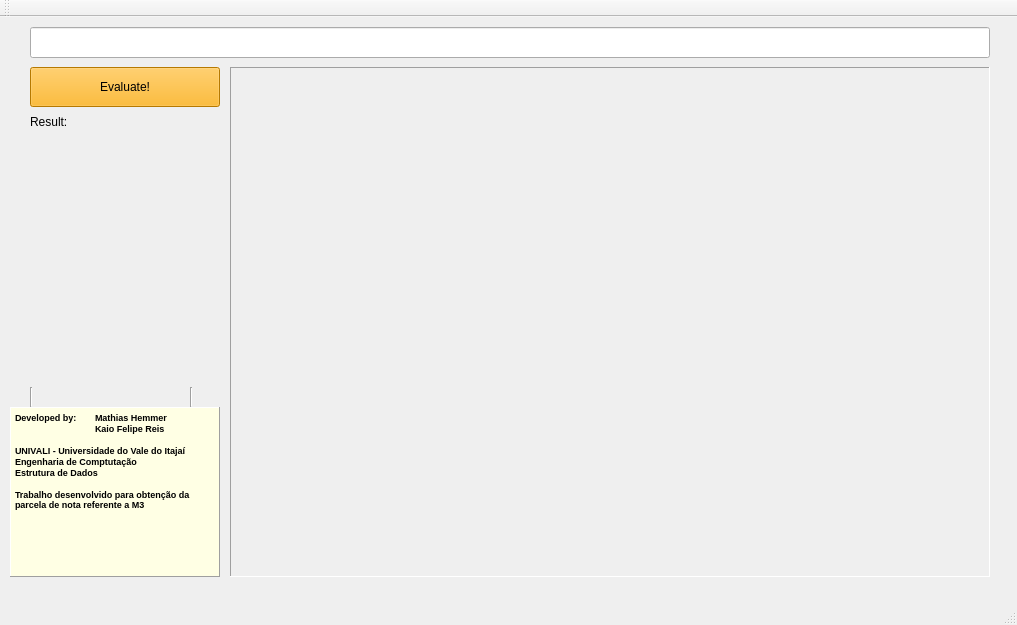
<?xml version="1.0" encoding="UTF-8"?>
<ui version="4.0">
 <class>MainWindow</class>
 <widget class="QMainWindow" name="MainWindow">
  <property name="geometry">
   <rect>
    <x>0</x>
    <y>0</y>
    <width>1017</width>
    <height>625</height>
   </rect>
  </property>
  <property name="windowTitle">
   <string>MainWindow</string>
  </property>
  <widget class="QWidget" name="centralWidget">
   <widget class="QLineEdit" name="Expression">
    <property name="geometry">
     <rect>
      <x>30</x>
      <y>10</y>
      <width>960</width>
      <height>31</height>
     </rect>
    </property>
   </widget>
   <widget class="QLabel" name="label">
    <property name="geometry">
     <rect>
      <x>30</x>
      <y>90</y>
      <width>190</width>
      <height>30</height>
     </rect>
    </property>
    <property name="text">
     <string>Result:</string>
    </property>
   </widget>
   <widget class="QFrame" name="drawFrame">
    <property name="geometry">
     <rect>
      <x>230</x>
      <y>50</y>
      <width>760</width>
      <height>510</height>
     </rect>
    </property>
    <property name="frameShape">
     <enum>QFrame::Panel</enum>
    </property>
    <property name="frameShadow">
     <enum>QFrame::Sunken</enum>
    </property>
   </widget>
   <widget class="QPushButton" name="Evaluate">
    <property name="geometry">
     <rect>
      <x>30</x>
      <y>50</y>
      <width>190</width>
      <height>40</height>
     </rect>
    </property>
    <property name="styleSheet">
     <string notr="true">background-color: rgb(255, 170, 0);</string>
    </property>
    <property name="text">
     <string>Evaluate!</string>
    </property>
   </widget>
   <widget class="QPlainTextEdit" name="plainTextEdit">
    <property name="geometry">
     <rect>
      <x>10</x>
      <y>390</y>
      <width>210</width>
      <height>170</height>
     </rect>
    </property>
    <property name="palette">
     <palette>
      <active>
       <colorrole role="Base">
        <brush brushstyle="SolidPattern">
         <color alpha="255">
          <red>255</red>
          <green>255</green>
          <blue>228</blue>
         </color>
        </brush>
       </colorrole>
      </active>
      <inactive>
       <colorrole role="Base">
        <brush brushstyle="SolidPattern">
         <color alpha="255">
          <red>255</red>
          <green>255</green>
          <blue>228</blue>
         </color>
        </brush>
       </colorrole>
      </inactive>
      <disabled>
       <colorrole role="Base">
        <brush brushstyle="SolidPattern">
         <color alpha="255">
          <red>240</red>
          <green>240</green>
          <blue>240</blue>
         </color>
        </brush>
       </colorrole>
      </disabled>
     </palette>
    </property>
    <property name="font">
     <font>
      <pointsize>7</pointsize>
      <weight>75</weight>
      <bold>true</bold>
     </font>
    </property>
    <property name="frameShape">
     <enum>QFrame::Panel</enum>
    </property>
    <property name="frameShadow">
     <enum>QFrame::Raised</enum>
    </property>
    <property name="readOnly">
     <bool>true</bool>
    </property>
    <property name="plainText">
     <string>Developed by: 	Mathias Hemmer
	Kaio Felipe Reis

UNIVALI - Universidade do Vale do Itajaí
Engenharia de Comptutação
Estrutura de Dados

Trabalho desenvolvido para obtenção da parcela de nota referente a M3

	</string>
    </property>
   </widget>
   <widget class="Line" name="line">
    <property name="geometry">
     <rect>
      <x>30</x>
      <y>370</y>
      <width>3</width>
      <height>20</height>
     </rect>
    </property>
    <property name="orientation">
     <enum>Qt::Vertical</enum>
    </property>
   </widget>
   <widget class="Line" name="line_2">
    <property name="geometry">
     <rect>
      <x>190</x>
      <y>370</y>
      <width>3</width>
      <height>20</height>
     </rect>
    </property>
    <property name="orientation">
     <enum>Qt::Vertical</enum>
    </property>
   </widget>
  </widget>
  <widget class="QMenuBar" name="menuBar">
   <property name="geometry">
    <rect>
     <x>0</x>
     <y>0</y>
     <width>1017</width>
     <height>21</height>
    </rect>
   </property>
  </widget>
  <widget class="QToolBar" name="mainToolBar">
   <attribute name="toolBarArea">
    <enum>TopToolBarArea</enum>
   </attribute>
   <attribute name="toolBarBreak">
    <bool>false</bool>
   </attribute>
  </widget>
  <widget class="QStatusBar" name="statusBar"/>
 </widget>
 <layoutdefault spacing="6" margin="11"/>
 <resources/>
 <connections/>
</ui>
